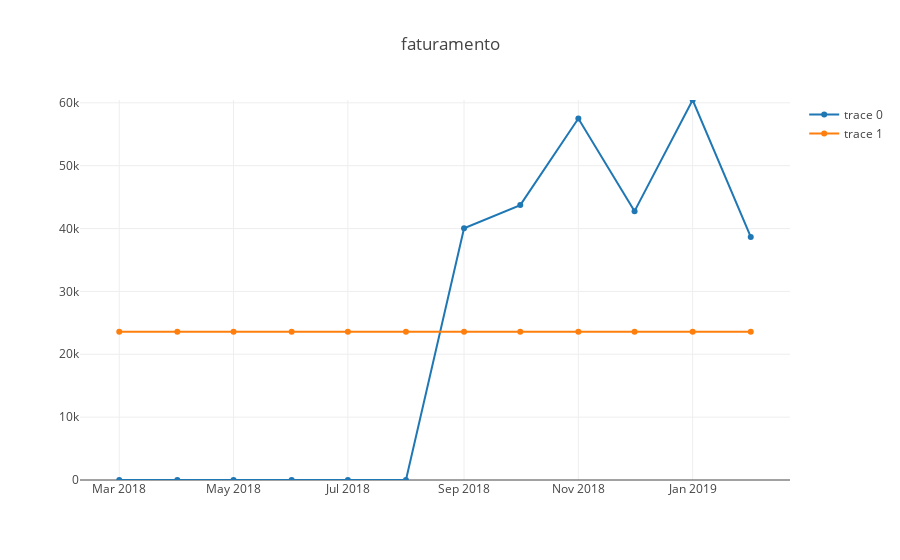

Notebook code cell kept with this figure:
### Code cell
plot('03.769.226/0001-40')
